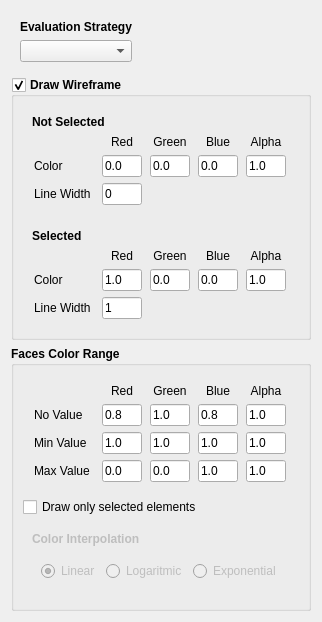
<?xml version="1.0" encoding="UTF-8"?>
<ui version="4.0">
 <class>PropertyValuesRendererConfig</class>
 <widget class="QWidget" name="PropertyValuesRendererConfig">
  <property name="geometry">
   <rect>
    <x>0</x>
    <y>0</y>
    <width>303</width>
    <height>579</height>
   </rect>
  </property>
  <property name="sizePolicy">
   <sizepolicy hsizetype="Maximum" vsizetype="Maximum">
    <horstretch>0</horstretch>
    <verstretch>0</verstretch>
   </sizepolicy>
  </property>
  <property name="windowTitle">
   <string>Form</string>
  </property>
  <property name="styleSheet">
   <string notr="true">#AttributesValuesRendererConfig{
	background-color: rgb(255, 255, 255) ;
}
</string>
  </property>
  <layout class="QVBoxLayout" name="verticalLayout">
   <item>
    <widget class="QWidget" name="widget_6" native="true">
     <property name="sizePolicy">
      <sizepolicy hsizetype="Maximum" vsizetype="Maximum">
       <horstretch>0</horstretch>
       <verstretch>0</verstretch>
      </sizepolicy>
     </property>
     <layout class="QVBoxLayout" name="verticalLayout_5">
      <item>
       <widget class="QLabel" name="label_17">
        <property name="sizePolicy">
         <sizepolicy hsizetype="Fixed" vsizetype="Fixed">
          <horstretch>0</horstretch>
          <verstretch>0</verstretch>
         </sizepolicy>
        </property>
        <property name="font">
         <font>
          <weight>75</weight>
          <bold>true</bold>
         </font>
        </property>
        <property name="text">
         <string>Evaluation Strategy</string>
        </property>
       </widget>
      </item>
      <item>
       <widget class="QComboBox" name="comboBox_evaluations"/>
      </item>
     </layout>
    </widget>
   </item>
   <item>
    <widget class="QGroupBox" name="checkBox_MR_draw_w">
     <property name="font">
      <font>
       <weight>75</weight>
       <bold>true</bold>
      </font>
     </property>
     <property name="title">
      <string>Draw Wireframe</string>
     </property>
     <property name="checkable">
      <bool>true</bool>
     </property>
     <layout class="QVBoxLayout" name="verticalLayout_3">
      <item>
       <widget class="QWidget" name="widget_4" native="true">
        <layout class="QVBoxLayout" name="verticalLayout_6">
         <item>
          <widget class="QLabel" name="label_28">
           <property name="font">
            <font>
             <weight>75</weight>
             <bold>true</bold>
            </font>
           </property>
           <property name="text">
            <string>Not Selected</string>
           </property>
          </widget>
         </item>
         <item>
          <layout class="QGridLayout" name="gridLayout_4">
           <item row="2" column="0">
            <widget class="QLabel" name="label_26">
             <property name="sizePolicy">
              <sizepolicy hsizetype="Fixed" vsizetype="Fixed">
               <horstretch>0</horstretch>
               <verstretch>0</verstretch>
              </sizepolicy>
             </property>
             <property name="minimumSize">
              <size>
               <width>60</width>
               <height>0</height>
              </size>
             </property>
             <property name="text">
              <string>Line Width</string>
             </property>
            </widget>
           </item>
           <item row="2" column="1">
            <widget class="QLineEdit" name="lineEdit_wf_w">
             <property name="sizePolicy">
              <sizepolicy hsizetype="Fixed" vsizetype="Fixed">
               <horstretch>0</horstretch>
               <verstretch>0</verstretch>
              </sizepolicy>
             </property>
             <property name="maximumSize">
              <size>
               <width>40</width>
               <height>16777215</height>
              </size>
             </property>
             <property name="text">
              <string>0</string>
             </property>
             <property name="maxLength">
              <number>4</number>
             </property>
            </widget>
           </item>
           <item row="1" column="0">
            <widget class="QLabel" name="label_22">
             <property name="sizePolicy">
              <sizepolicy hsizetype="Fixed" vsizetype="Preferred">
               <horstretch>0</horstretch>
               <verstretch>0</verstretch>
              </sizepolicy>
             </property>
             <property name="text">
              <string>Color</string>
             </property>
            </widget>
           </item>
           <item row="1" column="1">
            <widget class="QLineEdit" name="lineEdit_wf_r">
             <property name="sizePolicy">
              <sizepolicy hsizetype="Fixed" vsizetype="Fixed">
               <horstretch>0</horstretch>
               <verstretch>0</verstretch>
              </sizepolicy>
             </property>
             <property name="maximumSize">
              <size>
               <width>40</width>
               <height>16777215</height>
              </size>
             </property>
             <property name="text">
              <string>0.0</string>
             </property>
             <property name="maxLength">
              <number>10</number>
             </property>
            </widget>
           </item>
           <item row="1" column="2">
            <widget class="QLineEdit" name="lineEdit_wf_g">
             <property name="sizePolicy">
              <sizepolicy hsizetype="Fixed" vsizetype="Fixed">
               <horstretch>0</horstretch>
               <verstretch>0</verstretch>
              </sizepolicy>
             </property>
             <property name="maximumSize">
              <size>
               <width>40</width>
               <height>16777215</height>
              </size>
             </property>
             <property name="text">
              <string>0.0</string>
             </property>
             <property name="maxLength">
              <number>10</number>
             </property>
            </widget>
           </item>
           <item row="1" column="3">
            <widget class="QLineEdit" name="lineEdit_wf_b">
             <property name="sizePolicy">
              <sizepolicy hsizetype="Fixed" vsizetype="Fixed">
               <horstretch>0</horstretch>
               <verstretch>0</verstretch>
              </sizepolicy>
             </property>
             <property name="maximumSize">
              <size>
               <width>40</width>
               <height>16777215</height>
              </size>
             </property>
             <property name="text">
              <string>0.0</string>
             </property>
             <property name="maxLength">
              <number>10</number>
             </property>
            </widget>
           </item>
           <item row="1" column="4">
            <widget class="QLineEdit" name="lineEdit_wf_a">
             <property name="sizePolicy">
              <sizepolicy hsizetype="Fixed" vsizetype="Fixed">
               <horstretch>0</horstretch>
               <verstretch>0</verstretch>
              </sizepolicy>
             </property>
             <property name="maximumSize">
              <size>
               <width>40</width>
               <height>16777215</height>
              </size>
             </property>
             <property name="text">
              <string>1.0</string>
             </property>
             <property name="maxLength">
              <number>10</number>
             </property>
            </widget>
           </item>
           <item row="0" column="1">
            <widget class="QLabel" name="label_10">
             <property name="text">
              <string>Red</string>
             </property>
             <property name="alignment">
              <set>Qt::AlignCenter</set>
             </property>
            </widget>
           </item>
           <item row="0" column="2">
            <widget class="QLabel" name="label_11">
             <property name="text">
              <string>Green</string>
             </property>
             <property name="alignment">
              <set>Qt::AlignCenter</set>
             </property>
            </widget>
           </item>
           <item row="0" column="3">
            <widget class="QLabel" name="label_12">
             <property name="text">
              <string>Blue</string>
             </property>
             <property name="alignment">
              <set>Qt::AlignCenter</set>
             </property>
            </widget>
           </item>
           <item row="0" column="4">
            <widget class="QLabel" name="label_13">
             <property name="text">
              <string>Alpha</string>
             </property>
             <property name="alignment">
              <set>Qt::AlignCenter</set>
             </property>
            </widget>
           </item>
          </layout>
         </item>
        </layout>
       </widget>
      </item>
      <item>
       <widget class="QWidget" name="widget_5" native="true">
        <layout class="QVBoxLayout" name="verticalLayout_8">
         <item>
          <widget class="QLabel" name="label_27">
           <property name="font">
            <font>
             <family>MS Shell Dlg 2</family>
             <weight>75</weight>
             <bold>true</bold>
            </font>
           </property>
           <property name="text">
            <string>Selected</string>
           </property>
          </widget>
         </item>
         <item>
          <layout class="QGridLayout" name="gridLayout_2">
           <property name="topMargin">
            <number>0</number>
           </property>
           <property name="rightMargin">
            <number>0</number>
           </property>
           <item row="2" column="0">
            <widget class="QLabel" name="label_32">
             <property name="sizePolicy">
              <sizepolicy hsizetype="Fixed" vsizetype="Fixed">
               <horstretch>0</horstretch>
               <verstretch>0</verstretch>
              </sizepolicy>
             </property>
             <property name="minimumSize">
              <size>
               <width>60</width>
               <height>0</height>
              </size>
             </property>
             <property name="text">
              <string>Line Width</string>
             </property>
            </widget>
           </item>
           <item row="2" column="1">
            <widget class="QLineEdit" name="lineEdit_sel_w">
             <property name="sizePolicy">
              <sizepolicy hsizetype="Fixed" vsizetype="Fixed">
               <horstretch>0</horstretch>
               <verstretch>0</verstretch>
              </sizepolicy>
             </property>
             <property name="maximumSize">
              <size>
               <width>40</width>
               <height>16777215</height>
              </size>
             </property>
             <property name="text">
              <string>1</string>
             </property>
             <property name="maxLength">
              <number>4</number>
             </property>
            </widget>
           </item>
           <item row="1" column="0">
            <widget class="QLabel" name="label_18">
             <property name="sizePolicy">
              <sizepolicy hsizetype="Fixed" vsizetype="Preferred">
               <horstretch>0</horstretch>
               <verstretch>0</verstretch>
              </sizepolicy>
             </property>
             <property name="minimumSize">
              <size>
               <width>60</width>
               <height>0</height>
              </size>
             </property>
             <property name="text">
              <string>Color</string>
             </property>
            </widget>
           </item>
           <item row="1" column="1">
            <widget class="QLineEdit" name="lineEdit_sel_g">
             <property name="sizePolicy">
              <sizepolicy hsizetype="Fixed" vsizetype="Fixed">
               <horstretch>0</horstretch>
               <verstretch>0</verstretch>
              </sizepolicy>
             </property>
             <property name="maximumSize">
              <size>
               <width>40</width>
               <height>16777215</height>
              </size>
             </property>
             <property name="text">
              <string>1.0</string>
             </property>
             <property name="maxLength">
              <number>10</number>
             </property>
            </widget>
           </item>
           <item row="1" column="2">
            <widget class="QLineEdit" name="lineEdit_sel_r">
             <property name="sizePolicy">
              <sizepolicy hsizetype="Fixed" vsizetype="Fixed">
               <horstretch>0</horstretch>
               <verstretch>0</verstretch>
              </sizepolicy>
             </property>
             <property name="maximumSize">
              <size>
               <width>40</width>
               <height>16777215</height>
              </size>
             </property>
             <property name="text">
              <string>0.0</string>
             </property>
             <property name="maxLength">
              <number>10</number>
             </property>
            </widget>
           </item>
           <item row="1" column="3">
            <widget class="QLineEdit" name="lineEdit_sel_b">
             <property name="sizePolicy">
              <sizepolicy hsizetype="Fixed" vsizetype="Fixed">
               <horstretch>0</horstretch>
               <verstretch>0</verstretch>
              </sizepolicy>
             </property>
             <property name="maximumSize">
              <size>
               <width>40</width>
               <height>16777215</height>
              </size>
             </property>
             <property name="text">
              <string>0.0</string>
             </property>
             <property name="maxLength">
              <number>10</number>
             </property>
            </widget>
           </item>
           <item row="1" column="4">
            <widget class="QLineEdit" name="lineEdit_sel_a">
             <property name="sizePolicy">
              <sizepolicy hsizetype="Fixed" vsizetype="Fixed">
               <horstretch>0</horstretch>
               <verstretch>0</verstretch>
              </sizepolicy>
             </property>
             <property name="maximumSize">
              <size>
               <width>40</width>
               <height>16777215</height>
              </size>
             </property>
             <property name="text">
              <string>1.0</string>
             </property>
             <property name="maxLength">
              <number>10</number>
             </property>
            </widget>
           </item>
           <item row="0" column="1">
            <widget class="QLabel" name="label_2">
             <property name="text">
              <string>Red</string>
             </property>
             <property name="alignment">
              <set>Qt::AlignCenter</set>
             </property>
            </widget>
           </item>
           <item row="0" column="4">
            <widget class="QLabel" name="label_29">
             <property name="text">
              <string>Alpha</string>
             </property>
             <property name="alignment">
              <set>Qt::AlignCenter</set>
             </property>
            </widget>
           </item>
           <item row="0" column="3">
            <widget class="QLabel" name="label">
             <property name="text">
              <string>Blue</string>
             </property>
             <property name="alignment">
              <set>Qt::AlignCenter</set>
             </property>
            </widget>
           </item>
           <item row="0" column="2">
            <widget class="QLabel" name="label_5">
             <property name="text">
              <string>Green</string>
             </property>
             <property name="alignment">
              <set>Qt::AlignCenter</set>
             </property>
            </widget>
           </item>
          </layout>
         </item>
        </layout>
       </widget>
      </item>
     </layout>
    </widget>
   </item>
   <item>
    <widget class="QGroupBox" name="groupBox">
     <property name="sizePolicy">
      <sizepolicy hsizetype="Maximum" vsizetype="Maximum">
       <horstretch>0</horstretch>
       <verstretch>0</verstretch>
      </sizepolicy>
     </property>
     <property name="font">
      <font>
       <weight>75</weight>
       <bold>true</bold>
      </font>
     </property>
     <property name="styleSheet">
      <string notr="true">.QWidget &gt; .QWidget{
	background-color: rgb(228, 232, 255) ;
}</string>
     </property>
     <property name="title">
      <string>Faces Color Range</string>
     </property>
     <layout class="QVBoxLayout" name="verticalLayout_2">
      <item>
       <widget class="QWidget" name="widget_7" native="true">
        <layout class="QVBoxLayout" name="verticalLayout_9">
         <item>
          <layout class="QGridLayout" name="gridLayout_3">
           <property name="rightMargin">
            <number>2</number>
           </property>
           <property name="horizontalSpacing">
            <number>6</number>
           </property>
           <item row="1" column="0">
            <widget class="QLabel" name="label_6">
             <property name="sizePolicy">
              <sizepolicy hsizetype="Fixed" vsizetype="Preferred">
               <horstretch>0</horstretch>
               <verstretch>0</verstretch>
              </sizepolicy>
             </property>
             <property name="minimumSize">
              <size>
               <width>60</width>
               <height>0</height>
              </size>
             </property>
             <property name="maximumSize">
              <size>
               <width>60</width>
               <height>16777215</height>
              </size>
             </property>
             <property name="text">
              <string>No Value</string>
             </property>
            </widget>
           </item>
           <item row="1" column="1">
            <widget class="QLineEdit" name="lineEdit_no_r">
             <property name="sizePolicy">
              <sizepolicy hsizetype="Fixed" vsizetype="Fixed">
               <horstretch>0</horstretch>
               <verstretch>0</verstretch>
              </sizepolicy>
             </property>
             <property name="maximumSize">
              <size>
               <width>40</width>
               <height>16777215</height>
              </size>
             </property>
             <property name="text">
              <string>0.8</string>
             </property>
            </widget>
           </item>
           <item row="1" column="2">
            <widget class="QLineEdit" name="lineEdit_no_g">
             <property name="sizePolicy">
              <sizepolicy hsizetype="Fixed" vsizetype="Fixed">
               <horstretch>0</horstretch>
               <verstretch>0</verstretch>
              </sizepolicy>
             </property>
             <property name="maximumSize">
              <size>
               <width>40</width>
               <height>16777215</height>
              </size>
             </property>
             <property name="text">
              <string>1.0</string>
             </property>
            </widget>
           </item>
           <item row="1" column="3">
            <widget class="QLineEdit" name="lineEdit_no_b">
             <property name="sizePolicy">
              <sizepolicy hsizetype="Fixed" vsizetype="Fixed">
               <horstretch>0</horstretch>
               <verstretch>0</verstretch>
              </sizepolicy>
             </property>
             <property name="maximumSize">
              <size>
               <width>40</width>
               <height>16777215</height>
              </size>
             </property>
             <property name="text">
              <string>0.8</string>
             </property>
            </widget>
           </item>
           <item row="1" column="4">
            <widget class="QLineEdit" name="lineEdit_no_a">
             <property name="sizePolicy">
              <sizepolicy hsizetype="Fixed" vsizetype="Fixed">
               <horstretch>0</horstretch>
               <verstretch>0</verstretch>
              </sizepolicy>
             </property>
             <property name="maximumSize">
              <size>
               <width>40</width>
               <height>16777215</height>
              </size>
             </property>
             <property name="text">
              <string>1.0</string>
             </property>
            </widget>
           </item>
           <item row="0" column="1">
            <widget class="QLabel" name="label_4">
             <property name="text">
              <string>Red</string>
             </property>
             <property name="alignment">
              <set>Qt::AlignCenter</set>
             </property>
            </widget>
           </item>
           <item row="0" column="2">
            <widget class="QLabel" name="label_30">
             <property name="text">
              <string>Green</string>
             </property>
             <property name="alignment">
              <set>Qt::AlignCenter</set>
             </property>
            </widget>
           </item>
           <item row="0" column="3">
            <widget class="QLabel" name="label_31">
             <property name="text">
              <string>Blue</string>
             </property>
             <property name="alignment">
              <set>Qt::AlignCenter</set>
             </property>
            </widget>
           </item>
           <item row="0" column="4">
            <widget class="QLabel" name="label_33">
             <property name="text">
              <string>Alpha</string>
             </property>
             <property name="alignment">
              <set>Qt::AlignCenter</set>
             </property>
            </widget>
           </item>
           <item row="2" column="0">
            <widget class="QLabel" name="label_9">
             <property name="minimumSize">
              <size>
               <width>60</width>
               <height>0</height>
              </size>
             </property>
             <property name="maximumSize">
              <size>
               <width>60</width>
               <height>16777215</height>
              </size>
             </property>
             <property name="text">
              <string>Min Value</string>
             </property>
            </widget>
           </item>
           <item row="2" column="1">
            <widget class="QLineEdit" name="lineEdit_min_r">
             <property name="sizePolicy">
              <sizepolicy hsizetype="Fixed" vsizetype="Fixed">
               <horstretch>0</horstretch>
               <verstretch>0</verstretch>
              </sizepolicy>
             </property>
             <property name="maximumSize">
              <size>
               <width>40</width>
               <height>16777215</height>
              </size>
             </property>
             <property name="text">
              <string>1.0</string>
             </property>
            </widget>
           </item>
           <item row="2" column="2">
            <widget class="QLineEdit" name="lineEdit_min_g">
             <property name="sizePolicy">
              <sizepolicy hsizetype="Fixed" vsizetype="Fixed">
               <horstretch>0</horstretch>
               <verstretch>0</verstretch>
              </sizepolicy>
             </property>
             <property name="maximumSize">
              <size>
               <width>40</width>
               <height>16777215</height>
              </size>
             </property>
             <property name="text">
              <string>1.0</string>
             </property>
            </widget>
           </item>
           <item row="2" column="3">
            <widget class="QLineEdit" name="lineEdit_min_b">
             <property name="sizePolicy">
              <sizepolicy hsizetype="Fixed" vsizetype="Fixed">
               <horstretch>0</horstretch>
               <verstretch>0</verstretch>
              </sizepolicy>
             </property>
             <property name="maximumSize">
              <size>
               <width>40</width>
               <height>16777215</height>
              </size>
             </property>
             <property name="text">
              <string>1.0</string>
             </property>
            </widget>
           </item>
           <item row="2" column="4">
            <widget class="QLineEdit" name="lineEdit_min_a">
             <property name="sizePolicy">
              <sizepolicy hsizetype="Fixed" vsizetype="Fixed">
               <horstretch>0</horstretch>
               <verstretch>0</verstretch>
              </sizepolicy>
             </property>
             <property name="maximumSize">
              <size>
               <width>40</width>
               <height>16777215</height>
              </size>
             </property>
             <property name="text">
              <string>1.0</string>
             </property>
            </widget>
           </item>
           <item row="3" column="0">
            <widget class="QLabel" name="label_3">
             <property name="sizePolicy">
              <sizepolicy hsizetype="Fixed" vsizetype="Preferred">
               <horstretch>0</horstretch>
               <verstretch>0</verstretch>
              </sizepolicy>
             </property>
             <property name="minimumSize">
              <size>
               <width>60</width>
               <height>0</height>
              </size>
             </property>
             <property name="maximumSize">
              <size>
               <width>60</width>
               <height>16777215</height>
              </size>
             </property>
             <property name="text">
              <string>Max Value</string>
             </property>
            </widget>
           </item>
           <item row="3" column="1">
            <widget class="QLineEdit" name="lineEdit_max_r">
             <property name="sizePolicy">
              <sizepolicy hsizetype="Fixed" vsizetype="Fixed">
               <horstretch>0</horstretch>
               <verstretch>0</verstretch>
              </sizepolicy>
             </property>
             <property name="maximumSize">
              <size>
               <width>40</width>
               <height>16777215</height>
              </size>
             </property>
             <property name="text">
              <string>0.0</string>
             </property>
            </widget>
           </item>
           <item row="3" column="2">
            <widget class="QLineEdit" name="lineEdit_max_g">
             <property name="sizePolicy">
              <sizepolicy hsizetype="Fixed" vsizetype="Fixed">
               <horstretch>0</horstretch>
               <verstretch>0</verstretch>
              </sizepolicy>
             </property>
             <property name="maximumSize">
              <size>
               <width>40</width>
               <height>16777215</height>
              </size>
             </property>
             <property name="text">
              <string>0.0</string>
             </property>
            </widget>
           </item>
           <item row="3" column="3">
            <widget class="QLineEdit" name="lineEdit_max_b">
             <property name="sizePolicy">
              <sizepolicy hsizetype="Fixed" vsizetype="Fixed">
               <horstretch>0</horstretch>
               <verstretch>0</verstretch>
              </sizepolicy>
             </property>
             <property name="maximumSize">
              <size>
               <width>40</width>
               <height>16777215</height>
              </size>
             </property>
             <property name="text">
              <string>1.0</string>
             </property>
            </widget>
           </item>
           <item row="3" column="4">
            <widget class="QLineEdit" name="lineEdit_max_a">
             <property name="sizePolicy">
              <sizepolicy hsizetype="Fixed" vsizetype="Fixed">
               <horstretch>0</horstretch>
               <verstretch>0</verstretch>
              </sizepolicy>
             </property>
             <property name="maximumSize">
              <size>
               <width>40</width>
               <height>16777215</height>
              </size>
             </property>
             <property name="text">
              <string>1.0</string>
             </property>
            </widget>
           </item>
          </layout>
         </item>
        </layout>
       </widget>
      </item>
      <item>
       <widget class="QCheckBox" name="checkBox_draw_only_selected">
        <property name="text">
         <string>Draw only selected elements</string>
        </property>
       </widget>
      </item>
      <item>
       <widget class="QWidget" name="widget_2" native="true">
        <property name="enabled">
         <bool>false</bool>
        </property>
        <property name="sizePolicy">
         <sizepolicy hsizetype="Maximum" vsizetype="Maximum">
          <horstretch>0</horstretch>
          <verstretch>0</verstretch>
         </sizepolicy>
        </property>
        <layout class="QVBoxLayout" name="verticalLayout_4">
         <item>
          <widget class="QLabel" name="label_16">
           <property name="sizePolicy">
            <sizepolicy hsizetype="Fixed" vsizetype="Fixed">
             <horstretch>0</horstretch>
             <verstretch>0</verstretch>
            </sizepolicy>
           </property>
           <property name="font">
            <font>
             <weight>75</weight>
             <bold>true</bold>
            </font>
           </property>
           <property name="text">
            <string>Color Interpolation</string>
           </property>
          </widget>
         </item>
         <item>
          <widget class="QWidget" name="widget_3" native="true">
           <property name="enabled">
            <bool>false</bool>
           </property>
           <property name="sizePolicy">
            <sizepolicy hsizetype="Maximum" vsizetype="Maximum">
             <horstretch>0</horstretch>
             <verstretch>0</verstretch>
            </sizepolicy>
           </property>
           <layout class="QGridLayout" name="gridLayout">
            <item row="0" column="0">
             <widget class="QRadioButton" name="radioButton">
              <property name="text">
               <string>Linear</string>
              </property>
              <property name="checked">
               <bool>true</bool>
              </property>
             </widget>
            </item>
            <item row="0" column="1">
             <widget class="QRadioButton" name="radioButton_2">
              <property name="text">
               <string>Logaritmic</string>
              </property>
             </widget>
            </item>
            <item row="0" column="2">
             <widget class="QRadioButton" name="radioButton_3">
              <property name="text">
               <string>Exponential</string>
              </property>
             </widget>
            </item>
           </layout>
          </widget>
         </item>
        </layout>
       </widget>
      </item>
     </layout>
    </widget>
   </item>
  </layout>
 </widget>
 <resources/>
 <connections/>
</ui>
